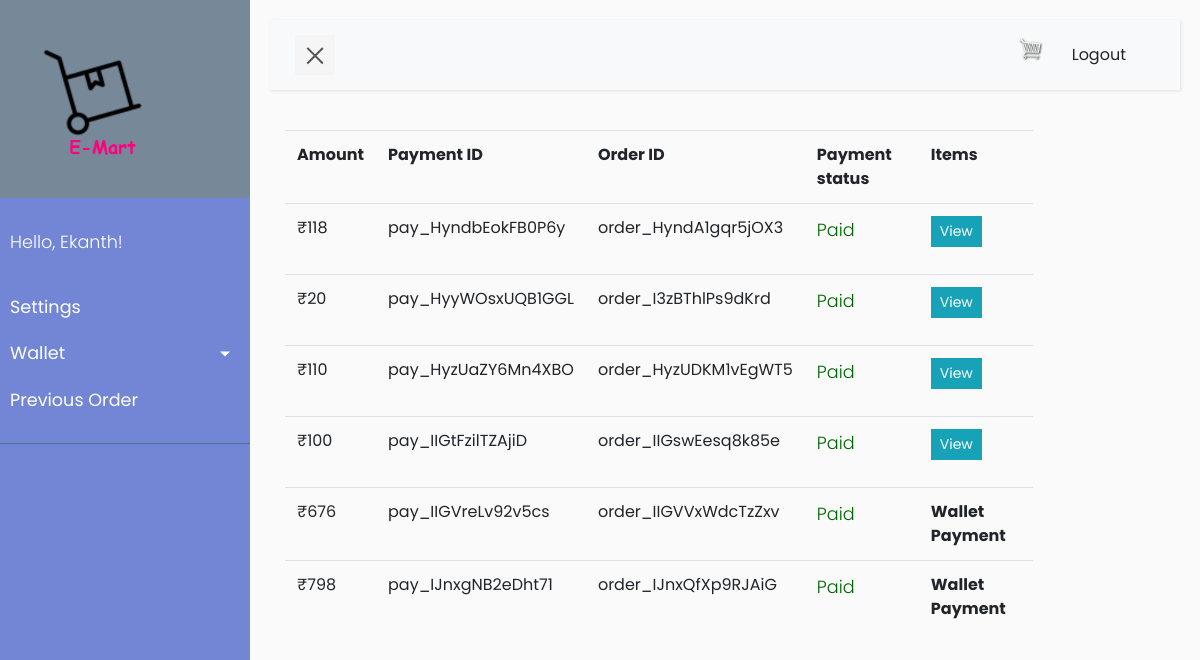
Page /previous/order (signed in) on the committed database.
### accounts/models.py (models this page shows)
class CustomUser(AbstractUser):
    name = models.CharField(max_length=50, null=True, blank=True)
    email = models.EmailField(unique=True)
    Gender = models.CharField(max_length=6, choices=GENDER_CHOICES,default='Male')
    Birthday = models.DateField(null=True,blank=True,auto_created=True)
    phone_regex = RegexValidator(regex=r'^\+?1?\d{9,15}$',
                                 message="Phone number must be entered in the format: '+999999999'. Up to 15 digits "
                                         "allowed.")
    phone_number = models.CharField(validators=[phone_regex], max_length=17, blank=True)  # validators should be a list
    profile_pic = models.ImageField(default="default.png", null=True, blank=True)
    proof = models.ImageField(default="default_proof.JPG", blank=True, null=True)
    address1 = models.CharField(max_length=100, blank=True, null=True)
    address2 = models.CharField(max_length=100, blank=True, null=True)
    pin_code = models.CharField(max_length=12, blank=True, null=True)
    city = models.CharField(max_length=20, blank=True, null=True)
    country = models.CharField(max_length=12, blank=True, null=True)

### store/models.py (models this page shows, shortened)
class Order(models.Model):
    customer = models.ForeignKey(Customer, on_delete=models.SET_NULL, blank=True, null=True)
    complete = models.BooleanField(default=False)
    amount = models.IntegerField(default=0)
    payment_id = models.CharField(max_length=100, blank=False, default="due payment")
    order_id = models.CharField(max_length=100, blank=False)
    paidto_wallet = models.BooleanField(default=False)
    paid = models.BooleanField(default=False)

### store/views.py (the view)
# urls.py: path('previous/order', views.prev_orders, name="prev_orders"),
def prev_orders(request):
    prev_ord = Order.objects.filter(customer=request.user)
    context = {'prev_ord': prev_ord}
    return render(request, 'store/prev_orders.html', context)

### store/templates/store/prev_orders.html (shortened to what this page needs)
{% extends 'store/main.html' %}
{% load static %}
{% block content %}
    <div class="row">
        <div class="col-md">
            <table class="table table-hover" style="width:85%">
                <tr>
                    <th>Amount</th>
                    <th>Payment ID</th>
                    <th>Order ID</th>
                    <th>Payment status</th>
                    <th>Items</th>
                </tr>
                {% for i in prev_ord %}
                    {% if i.amount %}
                        <tr>
                            <td>₹{{ i.amount }}</td>
                            {% if i.payment_id == 'due payment' %}
                                <td><p>Payment incomplete</p></td>
                            {% else %}
                                <td>{{ i.payment_id }}</td>
                            {% endif %}
                            <td>{{ i.order_id }}</td>
                            {% if i.paid %}
                                <td><p style="color :darkgreen; ">Paid</p></td>
                            {% else %}
                                <td><p style="color :red; ">Not Paid</p></td>
                            {% endif %}
                            {% if i.paidto_wallet %}
                                <td><b style="text-align: center">Wallet Payment</b></td>
                            {% else %}
                                <td><a class="btn btn-sm btn-info" href="{% url 'prev_items' i.id %}">View</a></td>
                            {% endif %}
                        </tr>
                    {% endif %}
                {% endfor %}
            </table>
        </div>
    </div>
{% endblock %}

### store/templates/store/main.html (shortened to what this page needs)
<!DOCTYPE html>
{% load static %}
<html>
<head>
    <link rel="stylesheet" href="https://stackpath.bootstrapcdn.com/bootstrap/4.4.1/css/bootstrap.min.css"
>
    <link rel="stylesheet" type="text/css" href="{% static 'css/main.css' %}">
    <link rel="stylesheet" type="text/css" href="{% static 'css/style5.css' %}">
</head>
<div class="wrapper">
    <nav id="sidebar">
        <div class="sidebar-header" style="background-color: lightslategray">
            <h3><a href="{% url 'ordered_item' %}"> <img class="logo"
                                                         src="{% static '/images/E-mart.drawio.png' %}"> </a></h3>
        </div>
        <ul class="list-unstyled components">
            <p>Hello, {{ request.user | title }}!</p>
            <li class="active">
                <span><a class="hello-msg" href="{% url 'settings' %}">Settings</a></span>
            </li>
            <li>
                <a href="#pageSubmenu" data-toggle="collapse" aria-expanded="false" class="dropdown-toggle">Wallet</a>
            </li>
            <li>
                <a href="{% url 'prev_orders' %}">Previous Order <span class="sr-only">(current)</span></a>
            </li>
        </ul>
    </nav>
    <div id="content">
        <nav class="navbar navbar-expand-lg navbar-light bg-light">
            <div class="container-fluid">
                <button type="button" id="sidebarCollapse" class="navbar-btn">
                    <span></span>
                </button>
                <div class="collapse navbar-collapse" id="navbarSupportedContent">
                    <ul class="nav navbar-nav ml-auto">
                        <li class="nav-item">
                            <a href="{% url 'cart' %}">
                                <img id="cart-icon" src="{% static 'images/cart.png' %}">
                            </a>
                        </li>
                        <li class="nav-item px-3">
                            {% if request.user.is_anonymous %}
                                <span><a class="btn" href="{% url 'login_page' %}"> login</a></span>
                            {% else %}
                                <span><a class="btn" href="{% url 'logout_page' %}"> Logout</a></span>
                            {% endif %}
                        </li>
                    </ul>
                </div>
            </div>
        </nav>
        <div class="container">
            {% block content %}
            {% endblock content %}
        </div>
    </div>
</div>
</html>

### static/css/main.css (style rules this page uses)
h1, h2, h3, h4, h5, h6 { color: hsl(0, 0%, 30%); }
#cart-icon { width: 25px; display: inline-block; margin-left: 15px; }
.btn { border-radius: 0; }

### static/css/style5.css (style rules this page uses)
p { font-family: 'Poppins', sans-serif; font-size: 1.1em; font-weight: 300; line-height: 1.7em; color: #999; }
a, a:hover, a:focus { color: inherit; text-decoration: none; transition: all 0.3s; }
.navbar { padding: 15px 10px; background: #fff; border: none; border-radius: 0; margin-bottom: 40px; box-shadow: 1px 1px 3px rgba(0, 0, 0, 0.1); }
.navbar-btn { box-shadow: none; outline: none !important; border: none; }
.wrapper { display: flex; width: 100%; align-items: stretch; perspective: 1500px; }
#sidebar { min-width: 250px; max-width: 250px; background: #7386D5; color: #fff; transition: all 0.6s cubic-bezier(0.945, 0.020, 0.270, 0.665); transform-origin: bottom left; }
#sidebar .sidebar-header { padding: 20px; background: #6d7fcc; }
#sidebar ul.components { padding: 20px 0; border-bottom: 1px solid #47748b; }
#sidebar ul p { color: #fff; padding: 10px; }
#sidebar ul li a { padding: 10px; font-size: 1.1em; display: block; }
a[data-toggle="collapse"] { position: relative; }
.dropdown-toggle::after { display: block; position: absolute; top: 50%; right: 20px; transform: translateY(-50%); }
#content { width: 100%; padding: 20px; min-height: 100vh; transition: all 0.3s; }
#sidebarCollapse { width: 40px; height: 40px; background: #f5f5f5; cursor: pointer; }
#sidebarCollapse span { width: 80%; height: 2px; margin: 0 auto; display: block; background: #555; transition: all 0.8s cubic-bezier(0.810, -0.330, 0.345, 1.375); transition-delay: 0.2s; }
#sidebarCollapse span:last-of-type { transform: rotate(-45deg) translate(1px, -1px); }

### store/templates/store/main.html (style rules this page uses)
.hello-msg { font-size: 18px; color: #fff; margin-right: 20px; }
.logo { max-width: 150px; max-height: 150px; margin: 0 auto; border-radius: 10%; }

### rows in the picture
CustomUser: user "Ekanth"
Order: amount "118", payment_id "pay_HyndbEokFB0P6y", order_id "order_HyndA1gqr5jOX3", paid "Paid", paidto_wallet "View"
Order: amount "20", payment_id "pay_HyyWOsxUQB1GGL", order_id "order_I3zBThlPs9dKrd", paid "Paid", paidto_wallet "View"
Order: amount "110", payment_id "pay_HyzUaZY6Mn4XBO", order_id "order_HyzUDKM1vEgWT5", paid "Paid", paidto_wallet "View"
Order: amount "100", payment_id "pay_IIGtFzilTZAjiD", order_id "order_IIGswEesq8k85e", paid "Paid", paidto_wallet "View"
Order: amount "676", payment_id "pay_IIGVreLv92v5cs", order_id "order_IIGVVxWdcTzZxv", paid "Paid", paidto_wallet "Wallet Payment"
Order: amount "798", payment_id "pay_IJnxgNB2eDht71", order_id "order_IJnxQfXp9RJAiG", paid "Paid", paidto_wallet "Wallet Payment"
